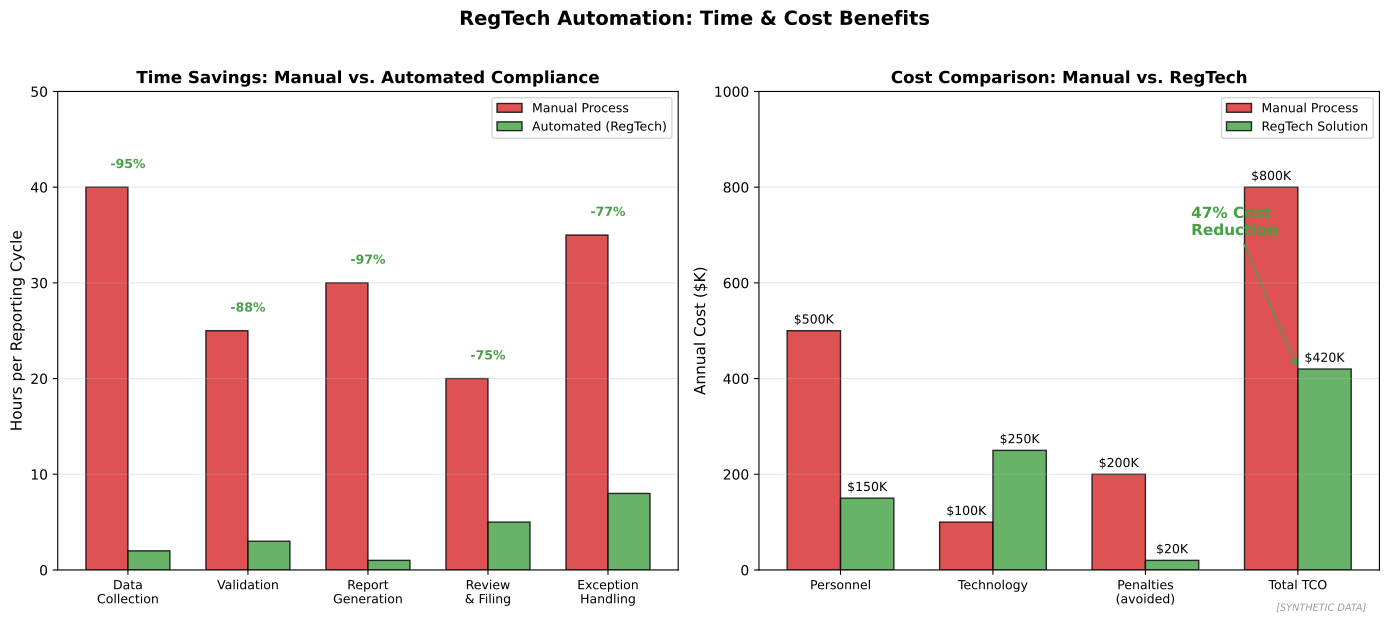

This figure's Python source:
"""
Compliance Automation Benefits
Manual vs automated comparison

Output: compliance_automation.pdf
Module: module_04_trad_finance
Lesson: 43 - RegTech Compliance
"""

from pathlib import Path
import matplotlib.pyplot as plt
import numpy as np

CHART_METADATA = {
    'title': 'Compliance Automation',
    'module': 'module_04_trad_finance',
    'lesson': 43,
    'url': 'https://github.com/Digital-AI-Finance/digital-finance/tree/main/module_04_trad_finance/figures/compliance_automation'
}

plt.rcParams.update({'font.size': 10, 'axes.labelsize': 10})

def create_chart():
    fig, axes = plt.subplots(1, 2, figsize=(14, 6))

    # Manual vs Automated comparison
    ax1 = axes[0]

    categories = ['Data\nCollection', 'Validation', 'Report\nGeneration', 'Review\n& Filing', 'Exception\nHandling']
    manual_hours = [40, 25, 30, 20, 35]
    automated_hours = [2, 3, 1, 5, 8]

    x = np.arange(len(categories))
    width = 0.35

    bars1 = ax1.bar(x - width/2, manual_hours, width, label='Manual Process',
                    color='#D62728', alpha=0.8, edgecolor='black')
    bars2 = ax1.bar(x + width/2, automated_hours, width, label='Automated (RegTech)',
                    color='#44A044', alpha=0.8, edgecolor='black')

    ax1.set_ylabel('Hours per Reporting Cycle', fontsize=11)
    ax1.set_title('Time Savings: Manual vs. Automated Compliance', fontsize=12, fontweight='bold')
    ax1.set_xticks(x)
    ax1.set_xticklabels(categories, fontsize=9)
    ax1.legend(loc='upper right', fontsize=9)
    ax1.set_ylim(0, 50)
    ax1.yaxis.grid(True, alpha=0.3)

    # Add reduction percentages
    for i, (m, a) in enumerate(zip(manual_hours, automated_hours)):
        reduction = ((m - a) / m) * 100
        ax1.text(i, max(m, a) + 2, f'-{reduction:.0f}%', ha='center',
                fontsize=9, fontweight='bold', color='#44A044')

    # Cost comparison
    ax2 = axes[1]

    cost_categories = ['Personnel', 'Technology', 'Penalties\n(avoided)', 'Total TCO']
    manual_costs = [500, 100, 200, 800]
    automated_costs = [150, 250, 20, 420]

    x = np.arange(len(cost_categories))

    bars3 = ax2.bar(x - width/2, manual_costs, width, label='Manual Process',
                    color='#D62728', alpha=0.8, edgecolor='black')
    bars4 = ax2.bar(x + width/2, automated_costs, width, label='RegTech Solution',
                    color='#44A044', alpha=0.8, edgecolor='black')

    ax2.set_ylabel('Annual Cost ($K)', fontsize=11)
    ax2.set_title('Cost Comparison: Manual vs. RegTech', fontsize=12, fontweight='bold')
    ax2.set_xticks(x)
    ax2.set_xticklabels(cost_categories, fontsize=9)
    ax2.legend(loc='upper right', fontsize=9)
    ax2.set_ylim(0, 1000)
    ax2.yaxis.grid(True, alpha=0.3)

    # Add cost labels
    for bars in [bars3, bars4]:
        for bar in bars:
            height = bar.get_height()
            ax2.text(bar.get_x() + bar.get_width()/2, height + 15,
                    f'${height}K', ha='center', fontsize=9)

    # ROI annotation
    ax2.annotate('47% Cost\nReduction', xy=(3, 420), xytext=(2.3, 700),
                fontsize=11, fontweight='bold', color='#44A044',
                arrowprops=dict(arrowstyle='->', color='#44A044'))

    fig.suptitle('RegTech Automation: Time & Cost Benefits', fontsize=14, fontweight='bold', y=1.02)
    fig.text(0.98, 0.02, '[SYNTHETIC DATA]', fontsize=7, color='#999999', ha='right', style='italic')
    plt.tight_layout()

    output_path = Path(__file__).parent / 'compliance_automation.pdf'
    plt.savefig(output_path, format='pdf', dpi=300, bbox_inches='tight')
    plt.close()
    print(f"Chart saved to: {output_path}")
    return output_path

if __name__ == '__main__':
    create_chart()
